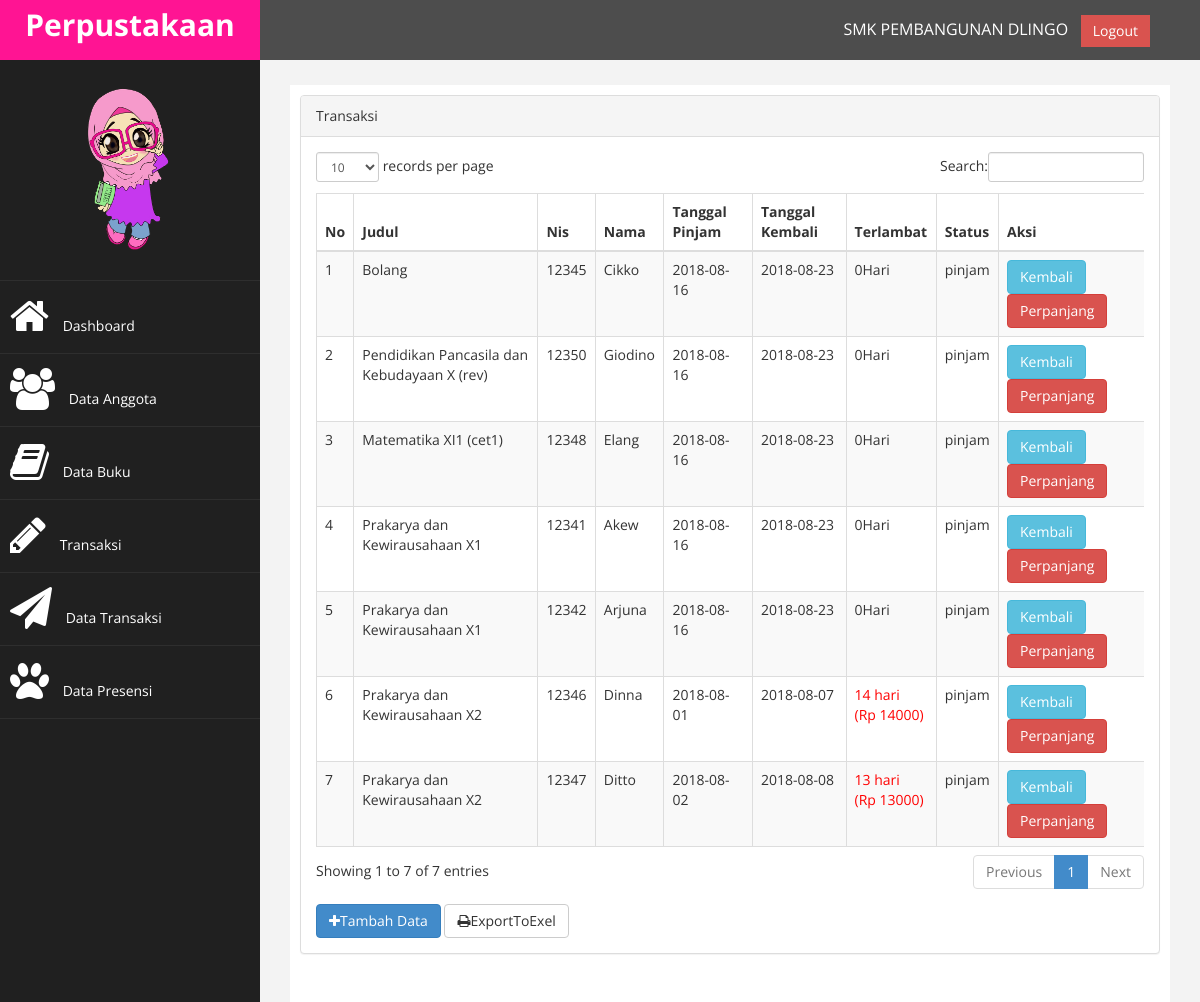
The page /index.php?page=transaksi (signed in) on the database its author committed.
### tables this page shows
CREATE TABLE `tb_transaksi` (
  `id` int(9) NOT NULL auto_increment,
  `judul` varchar(200) NOT NULL,
  `nis` varchar(11) NOT NULL,
  `nama` varchar(250) NOT NULL,
  `tgl_pinjam` varchar(30) NOT NULL,
  `tgl_kembali` varchar(30) NOT NULL,
  `status` varchar(100) NOT NULL,
  PRIMARY KEY  (`id`)
);

### function.php (called while the page is built)
<?php
	function terlambat($tgl_dateline, $tgl_kembali ){
	$tgl_dateline_pecah = explode("-", $tgl_dateline);
	$tgl_dateline_pecah = $tgl_dateline_pecah[2]."-".$tgl_dateline_pecah[1]."-".$tgl_dateline_pecah[0];
	$tgl_kembali_pecah = explode("-", $tgl_kembali);
	$tgl_kembali_pecah = $tgl_kembali_pecah[2]."-".$tgl_kembali_pecah[1]."-".$tgl_kembali_pecah[0];
	$selisih = strtotime($tgl_kembali_pecah)- strtotime($tgl_dateline_pecah);
	$selisih = $selisih/86400;
	if ($selisih>=1) {
		$hasil_tgl = floor($selisih);
	}else{
		$hasil_tgl = 0;
	}
	return $hasil_tgl;
}
?>

### page/transaksi/transaksi.php (the view, shortened to what this page needs)
<div class="row">
               <div class="col-md-12">
                   <div class="panel panel-default">
                       <div class="panel-heading">
                            Transaksi
                       </div>
                       <div class="panel-body">
                           <div class="table-responsive">
                               <table class="table table-striped table-bordered table-hover" id="dataTables-example">
                                   <thead>
                                       <tr>
                                           <th>No</th>
                                           <th>Judul</th>
                                           <th>Nis</th>
                                           <th>Nama</th>
                                           <th>Tanggal Pinjam</th>
                                           <th>Tanggal Kembali</th>
                                           <th>Terlambat</th>
                                           <th>Status</th>
                                           <th>Aksi</th>
                                       </tr>
                                   </thead>
                                   <tbody>
                                       <?php
                                           $no = 1;
                                           $sql = $koneksi->query("select * from tb_transaksi where status='pinjam'");
                                           while ($data=$sql->fetch_assoc()) {
                                       ?>
                                       <tr>
                                           <td><?php echo $no++; ?></td>
                                           <td><?php echo $data['judul']; ?></td>
                                           <td><?php echo $data['nis']; ?></td>
                                           <td><?php echo $data['nama']; ?></td>
                                           <td><?php echo $data['tgl_pinjam']; ?></td>
                                           <td><?php echo $data['tgl_kembali']; ?></td>
                                           <td>
                                               <?php
                                                   $denda = 1000;
                                                   $tgl_dateline2 = $data['tgl_kembali'];
                                                   $tgl_kembali = date('Y-m-d');
                                                   $lambat = terlambat($tgl_dateline2, $tgl_kembali);
                                                   $denda1 = $lambat*$denda;
                                                   if ($lambat>0) {
                                                       echo"
                                                                   <font color='red'>$lambat hari<br>(Rp $denda1)</font>
                                                           ";
                                                   }else{
                                                       echo $lambat ."Hari";
                                                   }
                                               ?>
                                           </td>
                                           <td><?php echo $data['status']; ?></td>
                                           <td>
                                               <a href="?page=transaksi&aksi=kembali&id=<?php echo $data['id']; ?>&judul=<?php echo $data['judul'];?>" class="btn btn-info">Kembali</a>
                                               <a href="?page=transaksi&aksi=perpanjang&id=<?php echo $data['id']; ?>
                                               &judul=<?php echo $data['judul']?>&lambat=<?php echo $lambat ?>&tgl_kembali=<?php echo $data['tgl_kembali']?>" class="btn btn-danger">Perpanjang</a>
                                           </td>
                                       </tr>
                                       <?php } ?>
                                   </tbody>
                               </div>
                           </div>
                       </div>
                   </div>
               </div>
                       <a href="?page=transaksi&aksi=tambah" class="btn btn-primary" style="margin-top: 8px;"><i class="fa fa-plus"></i>Tambah Data</a>
                       <a href="./laporan/laporan_transaksi_exel.php" target="blank" class="btn btn-default" style="margin-top: 8px"><i class="fa fa-print"></i>ExportToExel</a>
           </div>
       </div>
   </div>

### assets/css/custom.css (style rules this page uses)
body { font-family: 'Open Sans', sans-serif; }

### rows shown on the page
tb_transaksi: judul "Bolang", nis "12345", nama "Cikko", tgl_pinjam "2018-08-16", tgl_kembali "2018-08-23", tgl_kembali "0", status "pinjam"
tb_transaksi: judul "Pendidikan Pancasila dan Kebudayaan X (rev)", nis "12350", nama "Giodino", tgl_pinjam "2018-08-16", tgl_kembali "2018-08-23", tgl_kembali "0", status "pinjam"
tb_transaksi: judul "Matematika XI1 (cet1)", nis "12348", nama "Elang", tgl_pinjam "2018-08-16", tgl_kembali "2018-08-23", tgl_kembali "0", status "pinjam"
tb_transaksi: judul "Prakarya dan Kewirausahaan X1", nis "12341", nama "Akew", tgl_pinjam "2018-08-16", tgl_kembali "2018-08-23", tgl_kembali "0", status "pinjam"
tb_transaksi: judul "Prakarya dan Kewirausahaan X1", nis "12342", nama "Arjuna", tgl_pinjam "2018-08-16", tgl_kembali "2018-08-23", tgl_kembali "0", status "pinjam"
tb_transaksi: judul "Prakarya dan Kewirausahaan X2", nis "12346", nama "Dinna", tgl_pinjam "2018-08-01", tgl_kembali "2018-08-07", tgl_kembali "14", tgl_kembali "14000", status "pinjam"
tb_transaksi: judul "Prakarya dan Kewirausahaan X2", nis "12347", nama "Ditto", tgl_pinjam "2018-08-02", tgl_kembali "2018-08-08", tgl_kembali "13", tgl_kembali "13000", status "pinjam"
